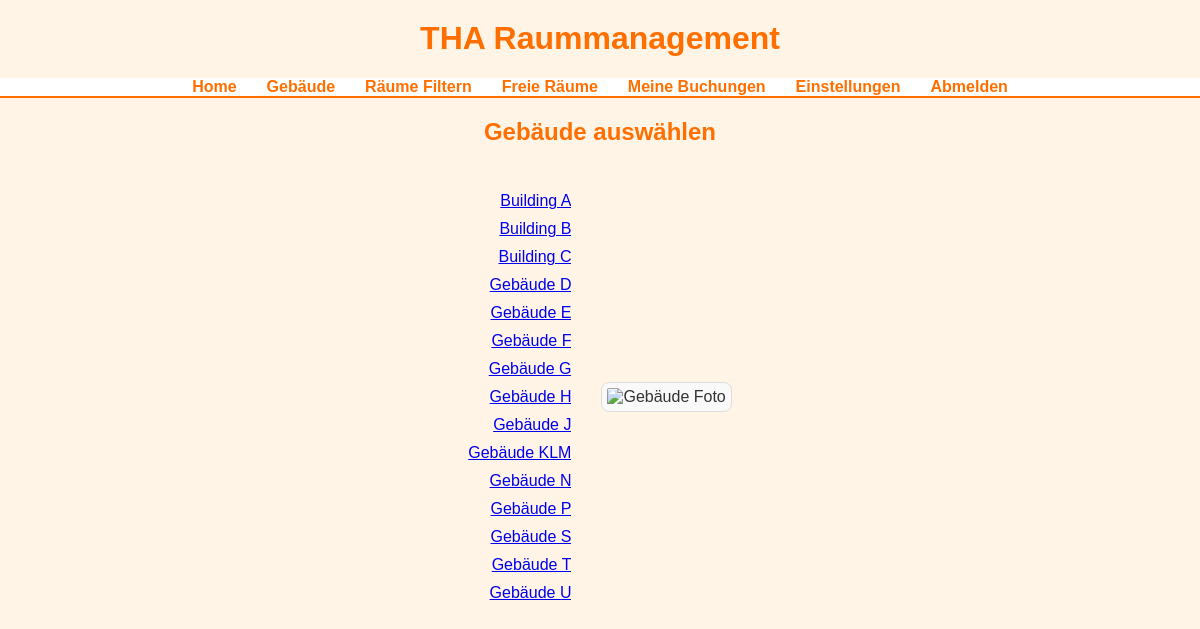
Page /buildings/ (signed in) on the committed database.
### rooms/models.py (models this page shows)
class Building(models.Model):
    id = models.CharField(max_length=10, primary_key=True)
    name = models.CharField(max_length=100)
    floor_count = models.IntegerField()

### rooms/views.py (the view)
# urls.py: path('buildings/', views.building_list, name='building_list'),
@login_required
def building_list(request):
    buildings = Building.objects.all()
    return render(request, 'building_list.html', {'buildings': buildings})

### rooms/templates/building_list.html (shortened to what this page needs)
{% extends 'base.html' %}
{% block content %}
<h2>Gebäude auswählen</h2>
<div class="container">
    <div class="building-list">
        <ul>
            {% for building in buildings %}
            <li><a href="{% url 'room_list' building.id %}">{{ building.name }}</a></li>
            {% endfor %}
        </ul>
    </div>
    <div class="building-photo">
        <img src="https://www.tha.de/Binaries/Binary39833/THA-lageplan-2024-mit-avv-300-RGB.jpg" alt="Gebäude Foto" id="photo" />
    </div>
</div>
{% endblock %}

### rooms/static/rooms/styles.css (style rules this page uses)
body { font-family: Arial, sans-serif; margin: 0; padding: 0; background-color: #fff4e6; color: #333; text-align: center; }
h1, h2 { color: #ff6f00; margin-top: 20px; }
ul { list-style: none; padding: 0; }
ul li { margin: 10px 0; }

### rooms/templates/building_list.html (style rules this page uses)
.container { display: flex; justify-content: center; align-items: stretch; gap: 30px; margin: 30px 0; }
.building-list { width: 200; text-align: Right; overflow: hidden; }
.building-photo { width: 600; display: flex; align-items: center; justify-content: center; }
.building-photo img { max-width: 600px; max-height: 430px; border: 1px solid #ddd; border-radius: 8px; padding: 5px; background-color: #f9f9f9; }

### rows in the picture
Building: name "Building A"
Building: name "Building B"
Building: name "Building C"
Building: name "Gebäude D"
Building: name "Gebäude E"
Building: name "Gebäude F"
Building: name "Gebäude G"
Building: name "Gebäude H"
Building: name "Gebäude J"
Building: name "Gebäude KLM"
Building: name "Gebäude N"
Building: name "Gebäude P"
Building: name "Gebäude S"
Building: name "Gebäude T"
Building: name "Gebäude U"
